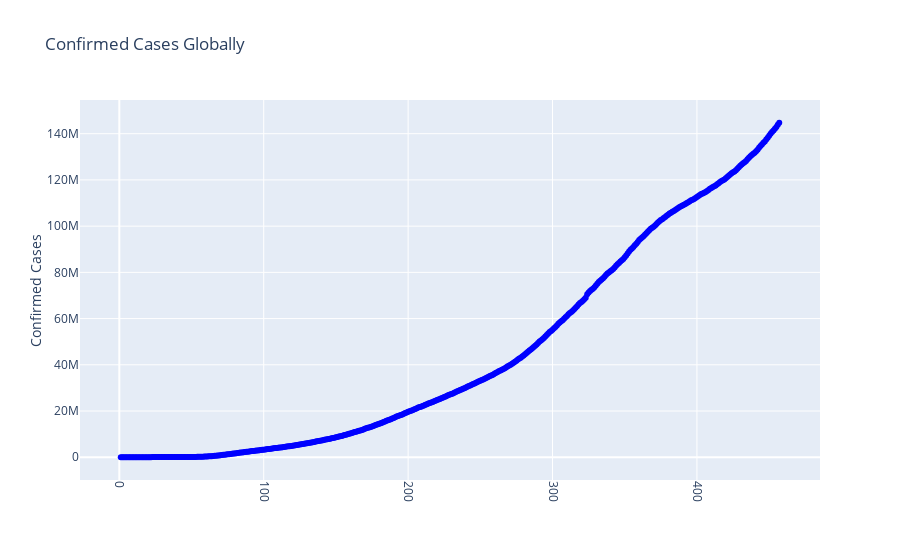

Here is the notebook cell this chart was saved with:
### Markdown cell above
## Visualizing the data

### Code cell
con_fig=go.Figure(data=go.Scatter(x=confirmed_agg_ts.index,y=confirmed_agg_ts.values,mode='lines+markers',marker=dict(color='blue')))
con_fig.update_layout(title='Confirmed Cases Globally',yaxis_title='Confirmed Cases',xaxis_tickangle=-270)

con_fig.show()

### Figure 1 — Plotly figure (JSON) as saved in the notebook; plotly's stock layout.template omitted (floating-point values rounded to 4 significant figures; data arrays with more than 128 entries replaced by an {"elided": "..."} marker saying what was removed)
{"data": [{"marker": {"color": "blue"}, "mode": "lines+markers", "type": "scatter", "x": {"elided": "457 int values"}, "y": {"elided": "457 int values"}}], "layout": {"title": {"text": "Confirmed Cases Globally"}, "xaxis": {"tickangle": 90}, "yaxis": {"title": {"text": "Confirmed Cases"}}}}
